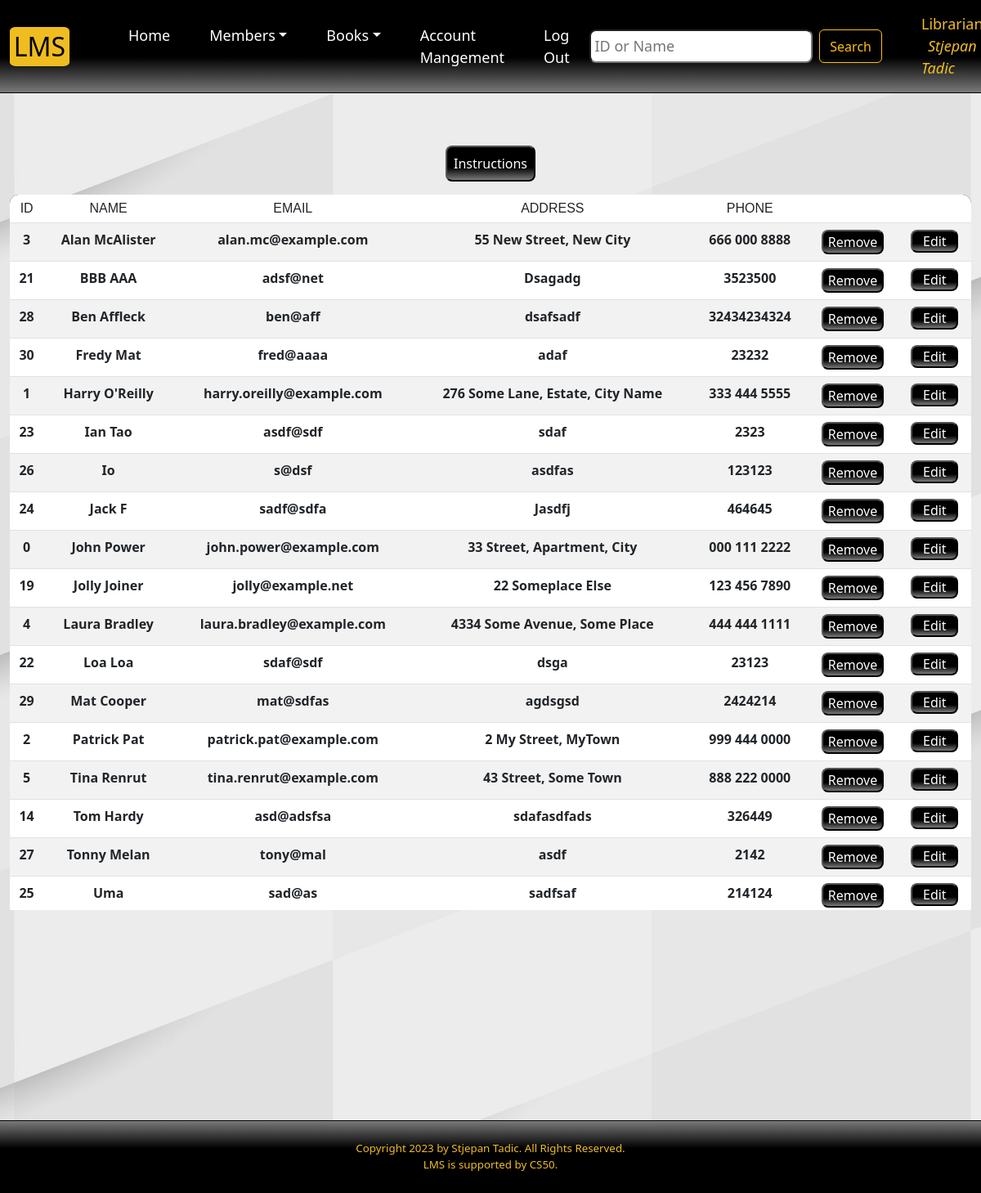
/members (signed in), run on an earlier commit of the app's database.
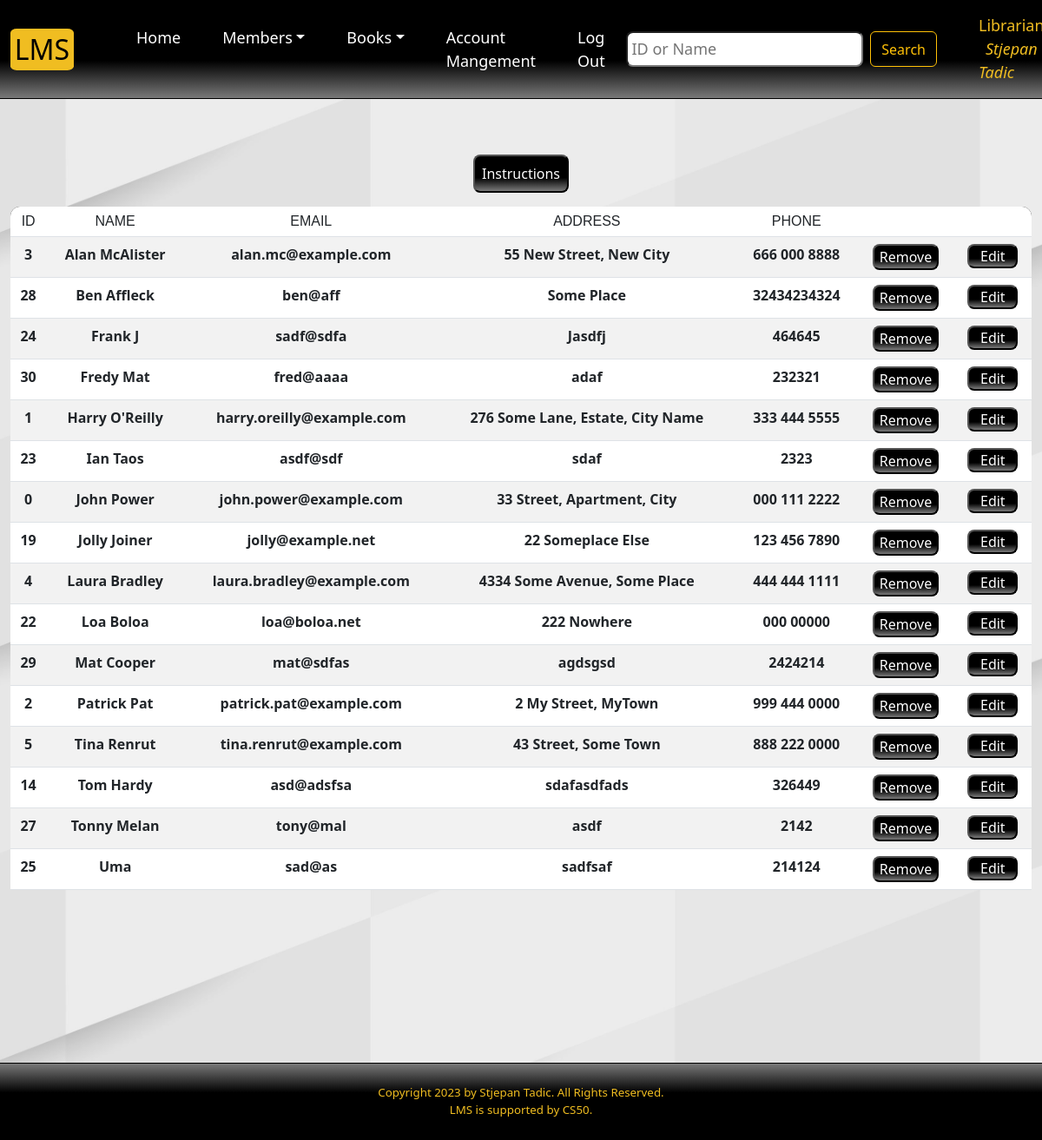
And on a later commit of the database.
### tables this page shows
CREATE TABLE "staff" ("staff_id" INTEGER PRIMARY KEY AUTOINCREMENT UNIQUE NOT NULL, "name" TEXT NOT NULL, "username" TEXT NOT NULL, "hash" TEXT NOT NULL, time TIMESTAMP NOT NULL DEFAULT CURRENT_TIMESTAMP
);

CREATE TABLE "members" ("member_id" INTEGER PRIMARY KEY AUTOINCREMENT UNIQUE NOT NULL, "name" TEXT NOT NULL, "email" TEXT NOT NULL, "address" TEXT NOT NULL, phone VARCHAR(20) NOT NULL,
time TIMESTAMP NOT NULL DEFAULT CURRENT_TIMESTAMP);

### app.py (the view, shortened to what this page needs)
@app.route('/members', methods = ['GET', 'POST'])
@login_required
def members():
    user_id = session['user_id']
    name = db.execute('SELECT name FROM staff WHERE staff_id = ?', user_id)[0]['name']
    members = db.execute('SELECT * FROM members ORDER BY name ASC')
    if request.method == 'GET':
        q = request.args.get('query')
        if q:
            members = db.execute('SELECT * FROM members WHERE member_id LIKE ? OR name LIKE ?', q, '%' + q + '%')
            return render_template('members.html', name=name, members=members)
        return render_template('members.html', name=name, members=members)

### app.py (called while the page is built)
@app.after_request
def after_request(response):
    response.headers["Cache-Control"] = "no-cache, no-store, must-revalidate"
    response.headers["Expires"] = 0
    response.headers["Pragma"] = "no-cache"
    return response

def login_required(f):
    @wraps(f)
    def decorated_function(*args, **kwargs):
        if session.get("user_id") is None:
            return redirect("/login")
        return f(*args, **kwargs)
    return decorated_function

### templates/members.html (shortened to what this page needs)
{% extends "layout.html" %}
{% block search %}
<form class="d-flex aaa" role="search">
    <input class="search me-2" type="search" name="query" autocomplete="off" placeholder="ID or Name" aria-label="Search">
    <button class="btn btn-outline-warning" type="submit">Search</button>
</form>
{% endblock %}
{% block main %}
<p>
    <button class="button btn-members" type="button" data-bs-toggle="collapse" data-bs-target="#collapseExample" aria-expanded="false" aria-controls="collapseExample">
        Instructions
    </button>
</p>
<div class="wrapper" id="blur">
    <table class="table table-striped" spellcheck="false">
        <thead class="sticky-top table-top">
            <tr>
                <th scope="col" style="border-radius: 0.7rem 0 0 0;">ID</th>
                <th scope="col">NAME</th>
                <th scope="col">EMAIL</th>
                <th scope="col">ADDRESS</th>
                <th scope="col">PHONE</th>
                <th scope="col"></th>
                <th scope="col" style="border-radius: 0 0.7rem 0 0;"></th>
            </tr>
        </thead>
        <tbody>
            {% for member in members %}
            <form action="/members" method="POST" onsubmit="return confirm('Completely remove member {{ member.name }}, (member ID: {{ member.member_id }}) and all their details from library database?')">
                <tr class="row-data">
                    <td id="id"><input type="text" name="id" value="{{ member.member_id }}" hidden>{{ member.member_id }}</td>
                    <td id="name">{{ member.name }}</td>
                    <td id="email">{{ member.email }}</td>
                    <td id="address">{{ member.address }}</td>
                    <td id="phone">{{ member.phone }}</td>
                    <td><button name="button" value="remove" class="button">Remove</button></td>
            </form>
                    <td><button class="button btn-edit" onclick='toggle(); editForm("{{ member.member_id }}", "{{ member.name }}", "{{ member.email }}", "{{ member.address }}", "{{ member.phone }}")'>Edit</button></td>
            {% endfor %}
        </tbody>
    </table>
</div>
{% endblock %}

### templates/layout.html (shortened to what this page needs)
<!DOCTYPE html>
<html land="en">
<head>
    <link href="https://cdn.jsdelivr.net/npm/bootstrap@5.3.0-alpha1/dist/css/bootstrap.min.css" rel="stylesheet">
    <link href="../static/styles.css" rel="stylesheet">
    <link href="../static/popups.css" rel="stylesheet">
</head>
<body>
    <nav class="navbar navbar-expand-lg sticky-top">
        <div class="container-fluid">
            <a class="navbar-brand" href="/">LMS</a>
            <div class="collapse navbar-collapse" id="navbarSupportedContent">
                {% if session["user_id"] %}
                    <ul class="navbar-nav me-auto mb-2 mb-lg-0">
                        <li class="nav-item"><a class="nav-link" aria-current="page" href="/">Home</a></li>
                        <li class="nav-item dropdown">
                            <a class="nav-link dropdown-toggle" href="#" role="button" data-bs-toggle="dropdown" aria-expanded="false">Members</a>
                        </li>
                        <li class="nav-item dropdown">
                            <a class="nav-link dropdown-toggle" href="#" role="button" data-bs-toggle="dropdown" aria-expanded="false">Books</a>
                        </li>
                        <li class="nav-item"><a class="nav-link" aria-current="page" href="#">Account Mangement</a></li>
                        <li class="nav-item"><a class="nav-link" aria-current="page" href="/logout">Log Out</a></li>
                    </ul>
                    {% block search %}{% endblock %}
                    <div class="nav-item user">Librarian: <span>{{ name }}</span></div>
                {% endif %}
            </div>
        </div>
    </nav>
    <main class="container-fluid text-center py-5">
        {% block main %}
        {% endblock %}
    </main>
    <footer>
        Copyright 2023 by Stjepan Tadic. All Rights Reserved.<br>
        LMS is supported by CS50.
    </footer>
</body>
</html>

### static/styles.css (style rules this page uses)
body { background-image: url("pattern.jpg"); background-attachment: fixed; min-height: 100vh; display: flex; flex-direction: column; background-position: center center; background-size: cover; overflow: hidden; }
nav { background-image: linear-gradient(180deg, rgba(0,0,0,1) 62%, rgba(121,121,121,1) 100%); border-bottom: solid black 0.1rem; }
.navbar { font-size: large; }
.nav-item { padding: 0.5rem 1rem; }
.navbar-brand { margin-right: 3rem; border-radius: 10%; padding: 0 0.3rem; font-size: 2rem; background-color: rgb(240, 189, 33); }
.nav-link { color: white; }
footer { background-image: linear-gradient(0deg, rgba(0,0,0,1) 62%, rgba(121,121,121,1) 100%); margin-top: auto; padding: 1.5rem; color: rgb(240, 189, 33);; font-size: smaller; text-align: center; border-top: solid black 0.1rem; }
.user { color: rgb(240, 189, 33); float: right; margin-left: 2rem; }
.user span { font-style: italic; padding-left: 0.5rem; }
.search { background-color: white; border-radius: 0.5rem; padding: 0.3rem; }
.wrapper { overflow: hidden; overflow-x: auto; overflow-y: auto; max-height: 60vh; }
.table { font-weight: bold; }
.table-top { background-image: linear-gradient(180deg, rgba(0,0,0,1) 62%, rgba(121,121,121,1) 100%); color: white; }
th { font: caption; }
.button { color: white; background-image: linear-gradient(180deg, rgba(0,0,0,1) 62%, rgba(121,121,121,1) 100%); border-radius: 0.5rem; }
.btn-members { padding: 0.5rem; }
.btn-edit { padding: 0 0.8rem; }

What changed in the data, as far as the page shows it:
removed members: member_id "21", name "BBB AAA", email "adsf@net", address "Dsagadg", phone "3523500"
removed members: member_id "26", name "Io", email "s@dsf", address "asdfas", phone "123123"
changed members "Ben Affleck": address "dsafsadf" → "Some Place"
changed members "sadf@sdfa": name "Jack F" → "Frank J"; moves up the list
changed members "Fredy Mat": phone "23232" → "232321"
changed members "asdf@sdf": name "Ian Tao" → "Ian Taos"
changed members id 22: name "Loa Loa" → "Loa Boloa"; email "sdaf@sdf" → "loa@boloa.net"; address "dsga" → "222 Nowhere"; phone "23123" → "000 00000"
